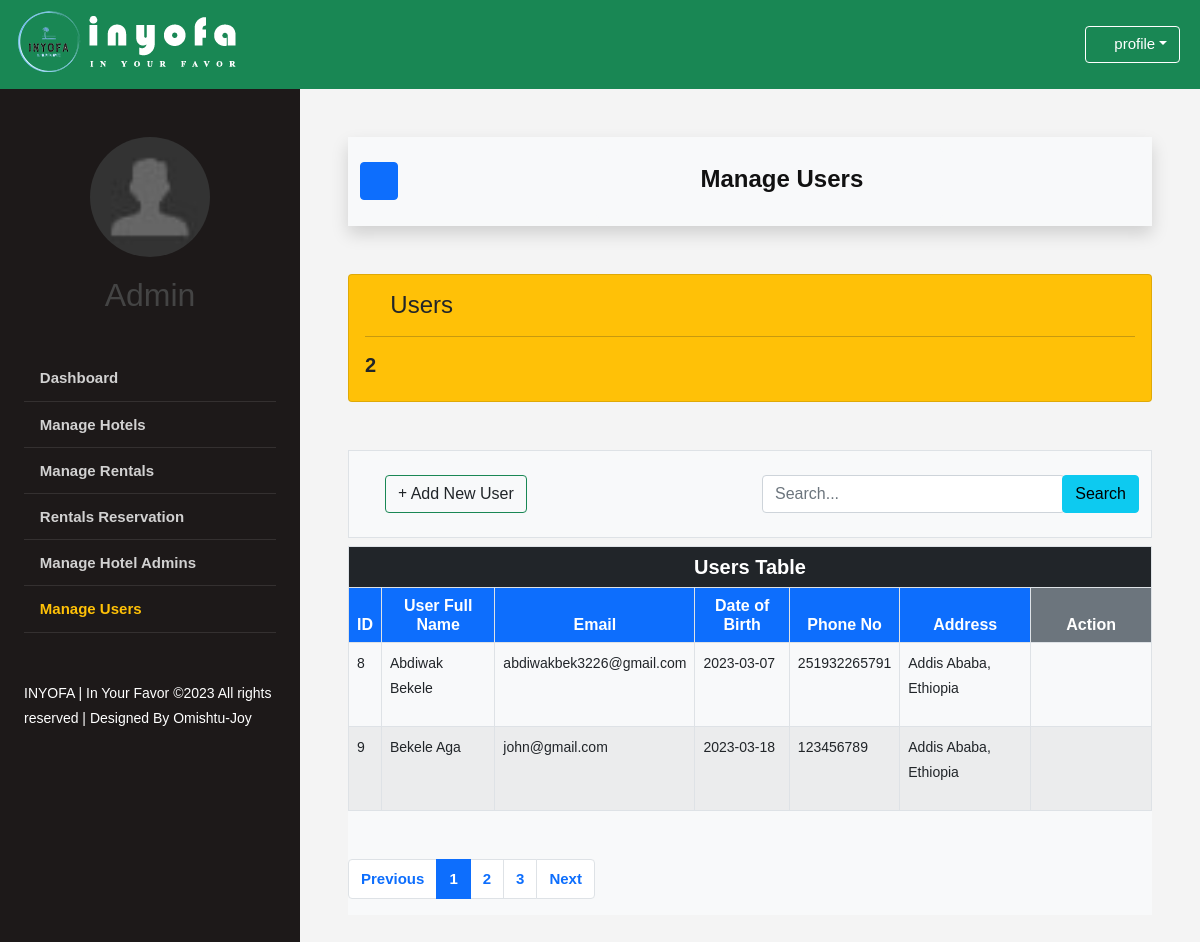
Page /_admin/users/a_manage_users.php (signed in) on the earlier database version.
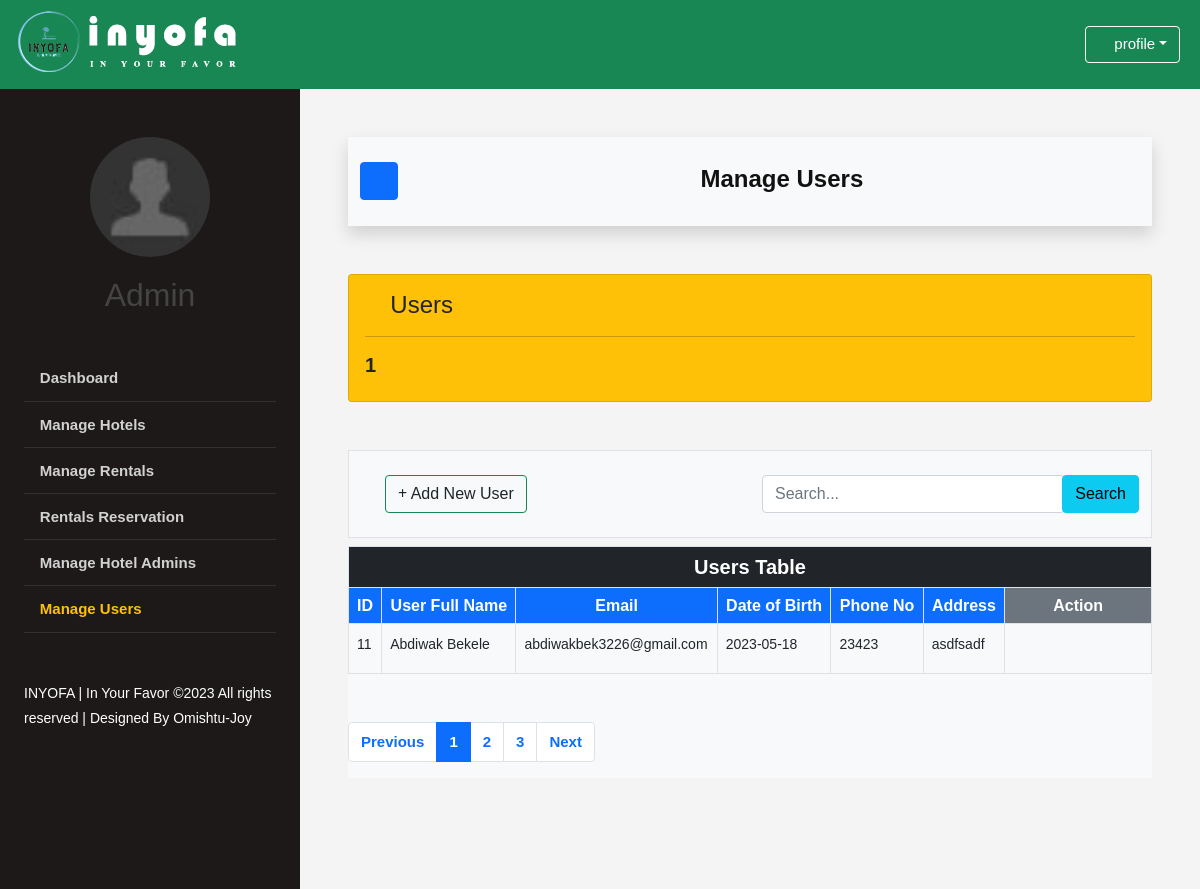
Same page on the later database version.
### tables this page shows
CREATE TABLE `user` (
  `user_id` int(255) NOT NULL,
  `user_fullname` varchar(255) NOT NULL,
  `user_email` varchar(255) NOT NULL,
  `user_birth_date` varchar(255) NOT NULL,
  `user_phone` varchar(255) NOT NULL,
  `user_address` varchar(255) NOT NULL,
  `user_password` varchar(255) NOT NULL
);

### _admin/users/a_manage_users.php (the view, shortened to what the changed rows need)
<?php
include "../../db.php";
$q_user = "SELECT * FROM user";
$q_user_result = mysqli_query($con, $q_user);
$user_count = mysqli_num_rows($q_user_result);
?>
<!DOCTYPE html>
<html lang="en-us" dir="ltr">
    <head>
        <link rel="stylesheet" type="text/css" href="../../icon/svg-with-js/css/fa-svg-with-js.css">
        <link rel="stylesheet" type="text/css" href="../../css/bootstrap.min.css">
        <link rel="stylesheet" type="text/css" href="../../css/style.css">
    </head>
    <body>
        <div class="wrapper d-flex align-items-stretch">
            <nav id="sidebar">
                <div class="p-4 pt-5">
                    <div class="row">
                        <div class="col">
                            <a href="update_profile.php" class="img logo rounded-circle mb-5"
                                style="background-image: url(../images/avatar.jpg);"><br><br><br><br><br>
                                <center>
                                    <h2>Admin</h2>
                                </center>
                            </a>
                        </div>
                    </div><br><br>
                </div>
            </nav>
            <div id="content" class="p-4 p-md-5">
                <section class="mt-5">
                    <div class="row g-4">
                        <div class="col-md-12">
                            <a href="#" class="col-md-3" style="text-decoration: none;">
                                <div class="card bg-warning text-dark">
                                    <div class="card-body">
                                        <h5>
                                            <b><?php echo $user_count; ?></b>
                                        </h5>
                                    </div>
                                </div>
                            </a>
                        </div>
                </section>
                <section class="mt-2 bg-light">
                    <div class="">
                        <div class="row">
                            <div class="col-md">
                                <table class="table table-bordered table-striped table-hover">
                                    <thead>
                                        <tr class="h5">
                                            <th colspan="9" class="bg-dark text-white">
                                                <center>Users Table</center>
                                            </th>
                                        </tr>
                                    </thead>
                                    <thead>
                                        <tr class="h6 bg-primary text-white">
                                            <th class="text-center" scope="col">ID</th>
                                            <th class="text-center" scope="col">User Full Name</th>
                                            <th class="text-center" scope="col">Email</th>
                                            <th class="text-center" scope="col">Date of Birth</th>
                                            <th class="text-center" scope="col">Phone No</th>
                                            <th class="text-center" scope="col">Address</th>
                                            <th class="text-center bg-secondary" scope="col">Action</th>
                                        </tr>
                                    </thead>
                                    <tbody>
                                        <tr>
                                            <?php
                                        $q = "SELECT * FROM user";
                                        $q_result = mysqli_query($con, $q);
                                        while ($row = mysqli_fetch_assoc($q_result)) {
                                            printf(
                                                "<tr> <td>%d</td> <td>%s</td> <td>%s</td> <td>%s</td> <td>%s</td> <td>%s</td>",
                                                $row['user_id'],
                                                htmlspecialchars($row['user_fullname']),
                                                htmlspecialchars($row['user_email']),
                                                htmlspecialchars($row['user_birth_date']),
                                                htmlspecialchars($row['user_phone']),
                                                htmlspecialchars($row['user_address'])
                                            );
                                        ?>
                                            <td class="text-center h3">
                                                <a href="user_view_api.php?user_id=<?php echo $row['user_id'] ?>"><i
                                                        class="fas fa-address-card px-2"></i></a>
                                                <a href="user_edit_api.php?user_id=<?php echo $row['user_id'] ?>"><i
                                                        class="fas fa-pencil-alt px-2"></i></a>
                                                <a href="user_delete_api.php?user_id=<?php echo $row['user_id'] ?>"><i
                                                        class="fas fa-trash-alt px-2 text-danger"></i></a>
                                            </td>
                                        </tr>
                                        <?php
                                        }
                                ?>
                                    </tbody>
                                </table>
                            </div>
                        </div>
                    </div>
                </section>
            </div>
    </body>
</html>

Differences in the rows shown:
removed user: user_id "8", user_fullname "Abdiwak Bekele", user_email "abdiwakbek3226@gmail.com", user_birth_date "2023-03-07", user_phone "251932265791", user_address "Addis Ababa, Ethiopia"
removed user: user_id "9", user_fullname "Bekele Aga", user_email "john@gmail.com", user_birth_date "2023-03-18", user_phone "123456789", user_address "Addis Ababa, Ethiopia"
added user: user_id "11", user_fullname "Abdiwak Bekele", user_email "abdiwakbek3226@gmail.com", user_birth_date "2023-05-18", user_phone "23423", user_address "asdfsadf"
Other differences:
$user_count: "2" → "1"
